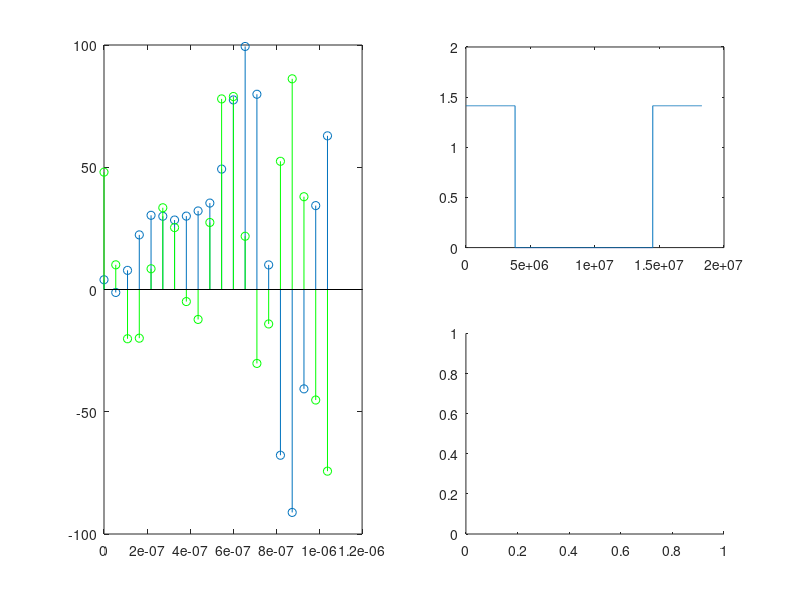

MATLAB code for this plot: (Note: this script raises an error after producing the figure.)
%DVB-T 2K Transmission
%The available bandwidth is 8 MHz
%2K is intended for mobile services
clear all;
close all;

%DVB-T Parameters

Tu=224e-6;      % useful OFDM symbol period
T=Tu/2048;      % baseband elementary period
G=0;            % choice of 1/4, 1/8, 1/16, and 1/32
delta=G*Tu;     % guard band duration
Ts=delta+Tu;    % total OFDM symbol period
Kmax=1705;      % number of subcarriers
Kmin=0;
FS=4096;        % IFFT/FFT length
q=10;           % carrier period to elementary period ratio
fc=q*1/T;       % carrier frequency
Rs=4*fc;        % simulation period
t=0:1/Rs:Tu;

%%%%%%%%%%%% TRANSMISSION %%%%%%%%%%%%%%%%%

% Data generator (A)

sM = 2;
[x,y] = meshgrid((-sM+1):2:(sM-1),(-sM+1):2:(sM-1)); 
alphabet = x(:) + 1i*y(:);

N=Kmax+1;
rand('state',0); 
a=-1+2*round(rand(N,1)).'+i*(-1+2*round(rand(N,1))).'; 
A=length(a);
info=zeros(FS,1);
info(1:(A/2)) = [ a(1:(A/2)).']; %Zero padding
info((FS-((A/2)-1)):FS) = [ a(((A/2)+1):A).'];


%Subcarriers generation (B)
carriers=FS.*ifft(info,FS); 
tt=0:T/2:Tu;
figure(1);
subplot(121); stem(tt(1:20),real(carriers(1:20))); hold on; stem(tt(1:20),imag(carriers(1:20)),'g'); hold off;
f=(2/T)*(1:(FS))/(FS);
subplot(222); plot(f,abs(fft(carriers,FS))/FS); 
subplot(224); pwelch(carriers,[],[],[],2/T, 'center');

% D/A simulation
L = length(carriers);
chips = [ carriers.';zeros((2*q)-1,L)]; 
p=1/Rs:1/Rs:T/2;
g=ones(length(p),1); %pulse shape

figure(2);
subplot(221); stem(p,g);
dummy=conv(g,chips(:));
u=[dummy(1:length(t))]; % (C)
% u=[dummy; zeros(46,1)];

subplot(223); plot(t(1:400),real(u(1:400))); hold on; plot(t(1:400),imag(u(1:400)),'g'); hold off;
ff=(Rs)*(1:(q*FS))/(q*FS);
subplot(222); plot(ff,abs(fft(u,q*FS))/FS);
subplot(224); pwelch(u,[],[],[],Rs, 'center');

[b,a] = butter(13,1/20); %reconstruction filter 
[H,F] = freqz(b,a,FS,Rs);
figure(3);
subplot(221); plot(F,20*log10(abs(H)));
uoft = filter(b,a,u);

subplot(223); plot(t(80:480),real(uoft(80:480))); hold on; plot(t(80:480),imag(uoft(80:480)),'g' ); hold off;
subplot(222);
plot(ff,abs(fft(uoft,q*FS))/FS);
subplot(224);
pwelch(uoft,[],[],[],Rs, 'center');

%Upconverter
% delay = 64;
% s_tilde=(uoft(delay+(1:length(t))).').*exp(1i*2*pi*fc*t);
s_tilde=(uoft.').*exp(1i*2*pi*fc*t); 

s=real(s_tilde); % passband signal (E)

figure(4);
subplot(221); plot(t(80:480),s(80:480)); 
subplot(223); plot(t(80:480),imag(s_tilde(80:480)),'g');
subplot(222);
%plot(ff,abs(fft(((real(uoft).').*cos(2*pi*fc*t)),q*FS))/FS); 
%plot(ff,abs(fft(((imag(uoft).').*sin(2*pi*fc*t)),q*FS))/FS);

plot(ff,abs(fft(s,q*FS))/FS);
subplot(224); 

%pwelch(((real(uoft).').*cos(2*pi*fc*t)),[],[],[],Rs); 
%pwelch(((imag(uoft).').*sin(2*pi*fc*t)),[],[],[],Rs); 
pwelch(s,[],[],[],Rs);


%%%%%%%%%%%% TRANSMISSION END %%%%%%%%%%%%%%%%%

% 
% %%%%%%%%%% OFDM RECEPTION %%%%%%%%%%
% 
% %Downconversion 
% r_tilde=exp(-1i*2*pi*fc*t).*s; %(F) 
% figure(1);
% subplot(211); plot(t,real(r_tilde));
% axis([0e-7 12e-7 -60 60]);
% grid on;
% figure(1);
% subplot(212); plot(t,imag(r_tilde));
% axis([0e-7 12e-7 -100 150]);
% grid on;
% figure(2); 
% ff=(Rs)*(1:(q*FS))/(q*FS); 
% subplot(211); plot(ff,abs(fft(r_tilde,q*FS))/FS); grid on;
% figure(2);
% subplot(212); pwelch(r_tilde,[],[],[],Rs);
% 
% %Carrier suppression
% 
% [B,AA] = butter(3,1/2);
% r_info=2*filter(B,AA,r_tilde); %Baseband signal continuous-time (G) 
% figure(3);
% subplot(211);
% plot(t,real(r_info));
% axis([0 12e-7 -60 60]);
% grid on;
% figure(3);
% subplot(212);
% plot(t,imag(r_info));
% axis([0 12e-7 -100 150]);
% grid on;
% figure(4);
% f=(2/T)*(1:(FS))/(FS);
% subplot(211);
% plot(ff,abs(fft(r_info,q*FS))/FS);
% grid on;
% subplot(212);
% pwelch(r_info,[],[],[],Rs);
% 
% %Sampling 
% 
% r_data=real(r_info(1:(2*q):length(t))) + 1i*imag(r_info(1:(2*q):length(t))); 
% figure(5);
% subplot(211); 
% stem(tt(1:20),(real(r_data(1:20)))); 
% axis([0 12e-7 -60 60]);
% grid on;
% 
% figure(5);
% subplot(212); 
% stem(tt(1:20),(imag(r_data(1:20)))); axis([0 12e-7 -100 150]);
% grid on;
% 
% figure(6);
% f=(2/T)*(1:(FS))/(FS);
% subplot(211); plot(f,abs(fft(r_data,FS))/FS);
% grid on;
% subplot(212); pwelch(r_data,[],[],[],2/T);
% 
% %FFT
% info_2N=(1/FS).*fft(r_data,FS);  % (I)
% info_h=[info_2N(1:A/2) info_2N((FS-((A/2)-1)):FS)];
% 
% %Slicing
% for k=1:N, 
%     a_hat(k)=alphabet((info_h(k)-alphabet)==min(info_h(k)-alphabet)); 
%     %(J)
% end;
% 
% figure(7)
% plot(info_h((1:A)),'.k'); 
% title('info-h Received Constellation') 
% axis square;
% axis equal;
% figure(8)
% plot(a_hat((1:A)),'or');
% title('a_hat 4-QAM')
% axis square;
% axis equal;
% grid on;
% axis([-1.5 1.5 -1.5 1.5]);

